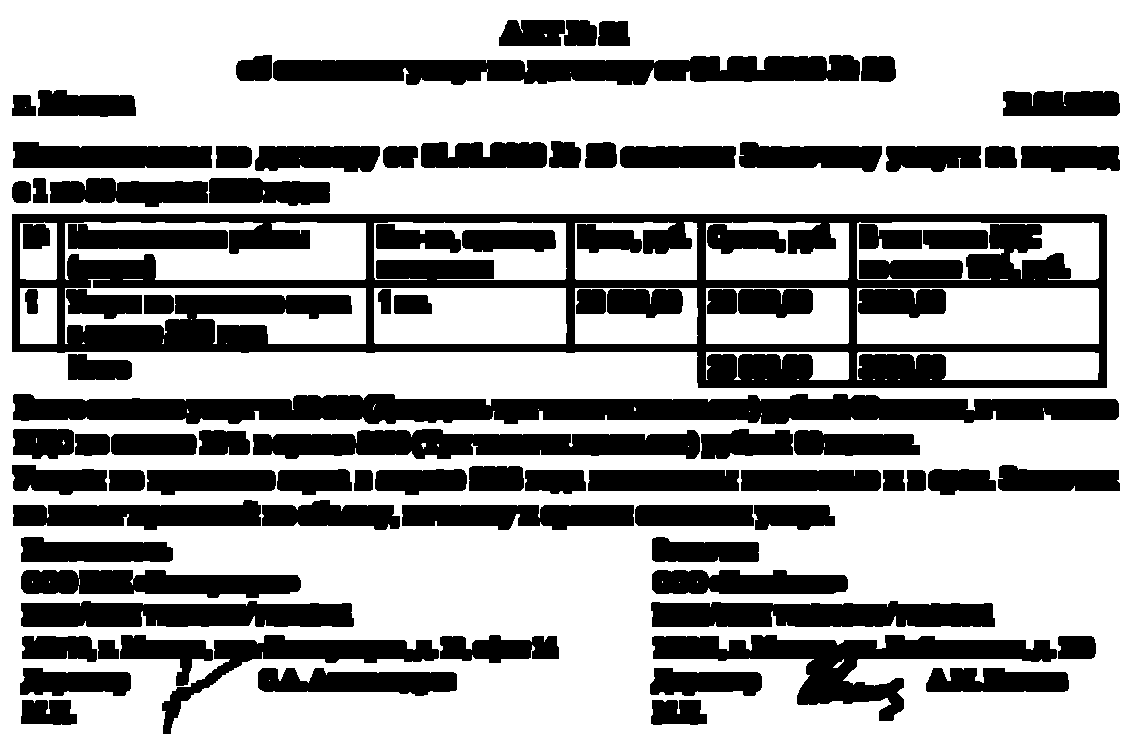
#> input picture test tables seeking/data/pre.png, 1138 x 746 px
$ python -i pdf2png.py   (imports and definitions only)   (older library calls are emulated)
#> lines starting #> are read from the running program, lines starting #| are printed output that depends on the picture; after the words box and inside, x2 and y2 are one past the last pixel; in counts of white or black regions, pixels touching at a corner belong together

import os
import time

from tqdm import tqdm

from pathlib import Path

import numpy as np
import pandas as pd

from pdf2image import convert_from_path
from skimage.metrics import structural_similarity

import PIL
from PIL import Image
Image.MAX_IMAGE_PIXELS = None

from skimage.segmentation import flood_fill

import cv2
import math
from scipy import ndimage


from patterns import draw_pattern, find_rotation

from cv_rot import find_transformation_cv


white = (255,255,255)


def isascii(s):
    """Check if the characters in string s are in ASCII, U+0-U+7F."""
    return len(s) == len(s.encode())

# [219 lines left out: functions load_img, create_rotated_images, reader_pdf_to_img, plot_patterns_on_images, check_angles_icp, check_angles_icp2, not called in this run]


def find_angle_cv(file):

#> called with file = '../test tables seeking/data/pre.png'
    img_before = cv2.imread(file)
#> img_before is the input picture: shape (746, 1138, 3); 65.2% white; 92 black regions, largest, box (x1, y1, x2, y2) and area: (12, 214, 1107, 388) 61384, (13, 394, 1119, 424) 24111, (273, 55, 860, 85) 12719

    #cv2.imshow("Before", img_before)
    #key = cv2.waitKey(0)

    img_gray = cv2.cvtColor(img_before, cv2.COLOR_BGR2GRAY)
    img_edges = cv2.Canny(img_gray, 100, 100, apertureSize=3)
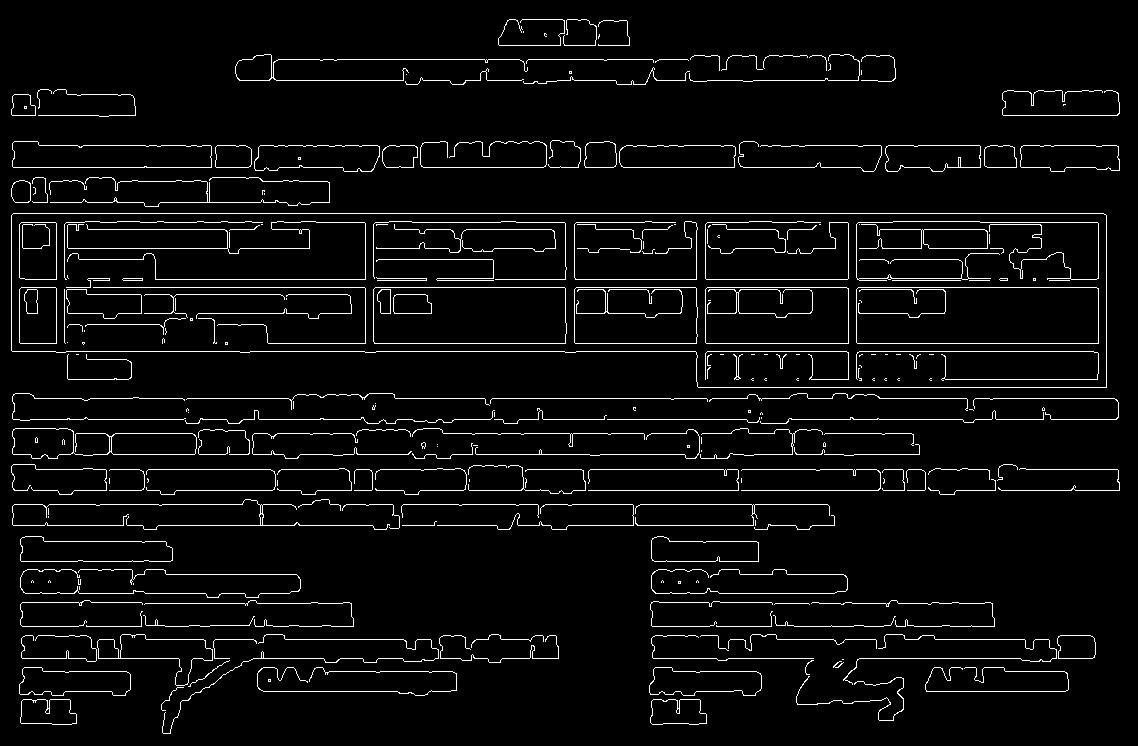
#> img_edges: shape (746, 1138); 4.5% white in thin lines or dots
    lines = cv2.HoughLinesP(img_edges, 1, math.pi / 180.0, 100, minLineLength=100, maxLineGap=5)
#> lines = 65 rows, first 6: [13, 213, 1103, 213], [707, 351, 846, 351], [66, 287, 364, 287], [623, 167, 734, 167], [956, 490, 1119, 490], [788, 419, 962, 419]

    angles = []

    for [[x1, y1, x2, y2]] in lines:
        #cv2.line(img_before, (x1, y1), (x2, y2), (255, 0, 0), 3)
        angle = math.degrees(math.atan2(y2 - y1, x2 - x1))
        angles.append(angle)
#> this loop made 65 passes
#> (x1, y1, x2, y2, angle) on passes 1 to 12: (13, 213, 1103, 213, 0), (707, 351, 846, 351, 0), (66, 287, 364, 287, 0), (623, 167, 734, 167, 0), (956, 490, 1119, 490, 0), (788, 419, 962, 419, 0), (139, 398, 293, 398, 0), (575, 343, 696, 343, 0), (980, 222, 1097, 222, 0), (148, 469, 270, 469, 0), (49, 504, 242, 504, 0), (88, 229, 254, 229, 0)
#> after the loop, angles = 65 values, max 0 at index 0, min -90 at index 52, mean -2.77

    #cv2.imshow("Detected lines", img_before)
    #key = cv2.waitKey(0)

    median_angle = np.median(angles)
#> median_angle = 0
    #img_rotated = ndimage.rotate(img_before, median_angle)

    #print(f"Angle is {median_angle:.04f}")
    #cv2.imwrite('rotated.jpg', img_rotated)
    return median_angle

# [63 lines left out: functions check_angles, check_angle_from_shape, not called in this run]


# [13 lines not run here, left out]

>>> result = find_angle_cv('../test tables seeking/data/pre.png')
#> result = 0
